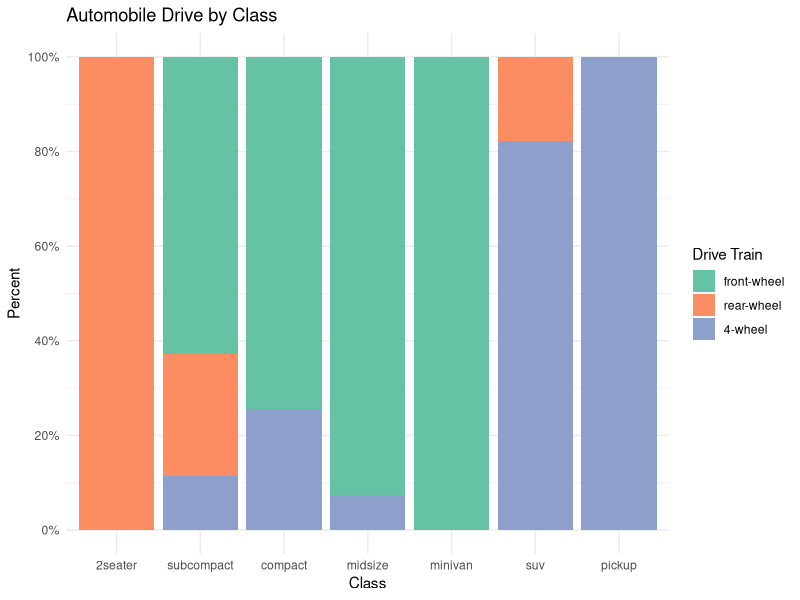

Recreate this plot in R.
library(ggplot2)
#View(count(mpg, class))
ggplot(
  data = mpg,
  aes(
    x=factor(
      class,
      levels = c("2seater",
                 'subcompact',
                 'compact',
                 'midsize',
                 'minivan',
                 'suv',
                 'pickup'
                    
                             )
                  ),
    fill=factor(
      drv,
      levels = c("f", "r", "4"),
      labels = c("front-wheel",
                 'rear-wheel',
                 '4-wheel'
                 )
      )
    ))+
  geom_bar(
    position = 'fill'
  )+
  scale_y_continuous(breaks = seq(0, 1, 0.2),
                     labels=scales::percent)+
  scale_fill_brewer(palette = "Set2")+
  labs(
    y="Percent",
    fill="Drive Train",
    x="Class",
    title = "Automobile Drive by Class")+
  theme_minimal()
  